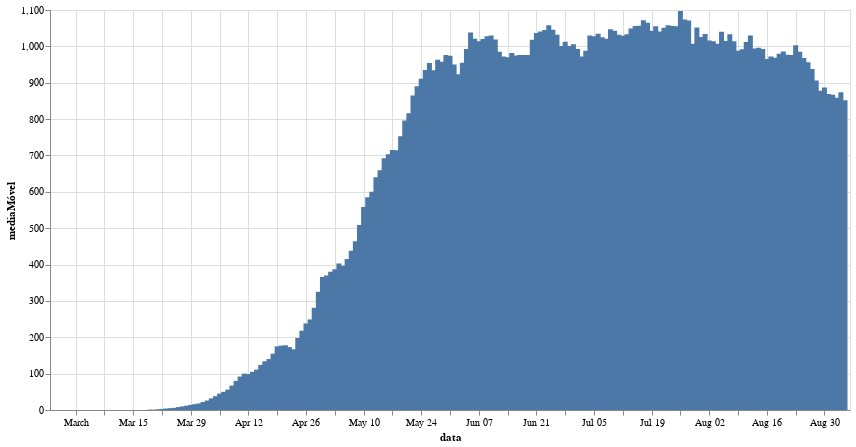

Notebook code for this chart:
### Code cell
label = alt.selection_single(
    encodings=['x'], # limit selection to x-axis value
    on='mouseover',  # select on mouseover events
    nearest=True,    # select data point nearest the cursor
    empty='none'     # empty selection includes no data points
)

base = alt.Chart(new_df).mark_bar().encode(
    alt.X('data:T'),
    alt.Y('mediaMóvel:Q'),
#     color='data:T'
)

# base1 = alt.Chart(df.loc[df.municipio == 'Brasília']).mark_line().encode(
#     alt.X('data:T'),
#     alt.Y('casosAcumulado:Q'),
#     color='category:N'
# )

alt.layer(
    base,
    
#     base1,
    
    alt.Chart().mark_rule(color='#aaa').encode(
        x='data:T'
        ).transform_filter(label),
    
    base.mark_circle().encode(
        opacity=alt.condition(label, alt.value(1), alt.value(0))
        ).add_selection(label),
    
#     base.mark_text(align='right', dx=-15, dy=15, stroke='white', strokeWidth=5).encode(
#         text='obitosNovos:Q'
#         ).transform_filter(label),
    
    base.mark_text(align='right', dx=-15, dy=0).encode(
        text='mediaMóvel:Q'
    ).transform_filter(label),
    
    base.mark_text(align='right', dx=-15, dy=15).encode(
        text='data:T'
    ).transform_filter(label),
    
).properties(
    width=800,
    height=400
)

### Figure 1 — Vega-Lite specification as saved in the notebook (floating-point values rounded to 4 significant figures; data arrays with more than 128 entries replaced by an {"elided": "..."} marker saying what was removed)
{"config": {"view": {"continuousWidth": 400, "continuousHeight": 300}}, "layer": [{"data": {"name": "data-7fa29ef6170143b9cf5e00a09b96464c"}, "mark": "bar", "encoding": {"x": {"type": "temporal", "field": "data"}, "y": {"type": "quantitative", "field": "mediaMóvel"}}}, {"mark": {"type": "rule", "color": "#aaa"}, "encoding": {"x": {"type": "temporal", "field": "data"}}, "transform": [{"filter": {"selection": "selector004"}}]}, {"data": {"name": "data-7fa29ef6170143b9cf5e00a09b96464c"}, "mark": "circle", "encoding": {"opacity": {"condition": {"value": 1, "selection": "selector004"}, "value": 0}, "x": {"type": "temporal", "field": "data"}, "y": {"type": "quantitative", "field": "mediaMóvel"}}, "selection": {"selector004": {"type": "single", "encodings": ["x"], "on": "mouseover", "nearest": true, "empty": "none"}}}, {"data": {"name": "data-7fa29ef6170143b9cf5e00a09b96464c"}, "mark": {"type": "text", "align": "right", "dx": -15, "dy": 0}, "encoding": {"text": {"type": "quantitative", "field": "mediaMóvel"}, "x": {"type": "temporal", "field": "data"}, "y": {"type": "quantitative", "field": "mediaMóvel"}}, "transform": [{"filter": {"selection": "selector004"}}]}, {"data": {"name": "data-7fa29ef6170143b9cf5e00a09b96464c"}, "mark": {"type": "text", "align": "right", "dx": -15, "dy": 15}, "encoding": {"text": {"type": "temporal", "field": "data"}, "x": {"type": "temporal", "field": "data"}, "y": {"type": "quantitative", "field": "mediaMóvel"}}, "transform": [{"filter": {"selection": "selector004"}}]}], "height": 400, "width": 800, "$schema": "https://vega.github.io/schema/vega-lite/v4.8.1.json", "datasets": {"data-7fa29ef6170143b9cf5e00a09b96464c": {"elided": "193 records"}}}
